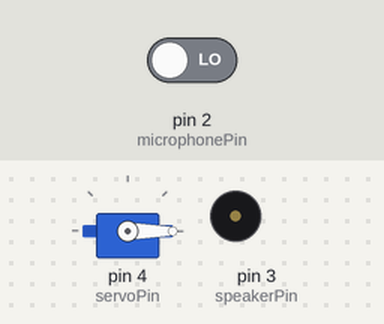
Simulated run of this sketch. Board: Arduino Uno, built with avr-gcc and run on an emulated ATmega328P. Parts: servo, buzzer (waves = sounding). Inputs (shaded band) come from the test bench; at power-on: pin 2 (microphonePin) LOW.

Above: at 1.2 s.
1.3 s: pin 2 (microphonePin) driven HIGH
At 5.98 s:
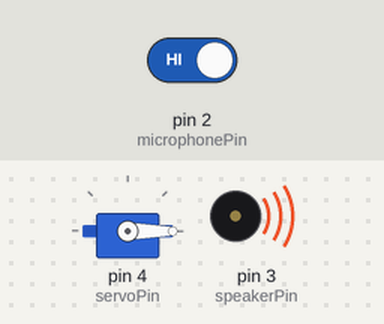
Timing chart, 0 to 8.8 s (numbered marks = the images above; inputs shaded):
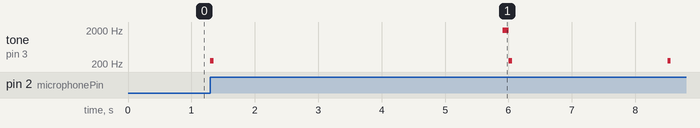

The sketch:

apriporta.ino
```cpp
#include <Servo.h>

// Define the knock sequence password (1 for knock, 0 for pause)
const int knockSequence[] = {1, 1, 1, 0, 1, 1, 0, 1};  // Must start and end with 1
const unsigned long knockInterval = 500;  // Time between knocks
const unsigned long tolerancePercent = 20;  // Tolerance for knock interval

// Servo control parameters
const int closedPosition = 0;   // Servo position when door is closed
const int openPosition = 104;   // Servo position when door is open
const int openDuration = 3000;  // Time door stays open

// Pin assignments
const int microphonePin = 2;
const int speakerPin = 3;
const int servoPin = 4;

unsigned int knockIndex;
unsigned long beginKnockTime;
bool knocking;
bool error;
bool knocked;
Servo doorServo;

const int knockSequenceLength = sizeof(knockSequence) / sizeof(knockSequence[0]);
const unsigned long tolerance = knockInterval / 100 * tolerancePercent;

void setup() {
  // Set up pin modes
  pinMode(microphonePin, INPUT);
  pinMode(speakerPin, OUTPUT);
  doorServo.attach(servoPin);
  // Begin with door closed
  doorServo.write(closedPosition);
}

void loop() {
  // Check if knocking is in progress
  if (knocking) {
    // Check the time since the last knock
    unsigned long knockDelta = millis() - beginKnockTime;

    // Play a tone at the expected knock interval
    if (knockDelta == knockInterval) {
      tone(speakerPin, 247, 50);
    }

    bool isWithinToleranceWindow = knockDelta >= knockInterval-tolerance && knockDelta <= knockInterval+tolerance;
    // Check if the knock occurred within the acceptable tolerance
    if (isWithinToleranceWindow) {
      if (digitalRead(microphonePin) == HIGH) {
        knocked = true;
      }
    }

    // Check if it's time for the next knock
    if (knockDelta > knockInterval + tolerance) {
      knockIndex++;

      // Check if the user's knock matches the expected knock
      if (knocked != knockSequence[knockIndex]) {
        error = true;
      }
      knocked = false;

      // Check if there are more knocks in the array
      if (knockIndex < knockSequenceLength - 1) {
        // Reset the knock timer for the next knock
        beginKnockTime = millis() - tolerance;
      } else {
        // Wait for a moment before checking the sequence
        delay(1000);

        // Check if the sequence is correct perform the corresponding actions
        if (error) {
          wrongSequence();
        } else {
          correctSequence();
        }

        // Reset flags
        knocking = false;
        error = false;
      }
    }
  } else {
    // Check if a knock is detected
    if (digitalRead(microphonePin) == HIGH) {
      // Record the time of the first knock
      beginKnockTime = millis();
      // Play a tone indicating the detection of a knock
      tone(speakerPin, 247, 50);
      // Reset password index for a new attempt
      knockIndex = 0;
      // Set the knocking flag, to start knocking
      knocking = true;
    }
  }
}


void wrongSequence() {
  // Play wrong sequence sound
  tone(speakerPin, 1976, 200);
  delay(100);
  tone(speakerPin, 1480, 200);
}

void correctSequence() {
  // Play correct sequence music
  tone(speakerPin, 1480, 80);
  delay(240);
  tone(speakerPin, 1480, 40);
  delay(120);
  tone(speakerPin, 1480, 40);
  delay(120);
  tone(speakerPin, 1976, 1000);

  // Open the door
  doorServo.write(openPosition);
  delay(openDuration);
  // Close the door
  doorServo.write(closedPosition);
}
```

Measured:
- after the input at 1.3 s, tone on pin 3 (speakerPin): plays 247 Hz for 0.05 s, 1976 Hz for 0.10 s, 247 Hz for 0.05 s, 247 Hz for 0.05 s, starting at once
